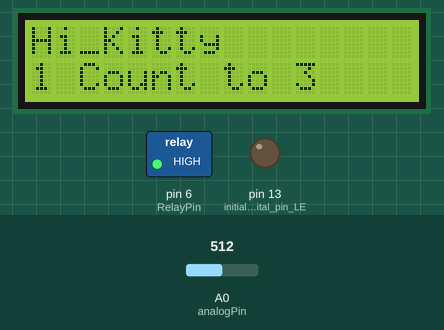
A sketch run on a simulated Arduino Uno, built with avr-gcc and run on an emulated ATmega328P. On the bench: 16×2 character LCD, switched loads named in the sketch (green lamp = pin HIGH), output pins drawn as LEDs (lit = HIGH). Dashed ring = blinking. Inputs (shaded band) come from the test bench; at power-on: A0 (analogPin) = 512.

Above: at 1.2 s.
1.3 s: A0 (analogPin) set to 486
At 2.4 s:
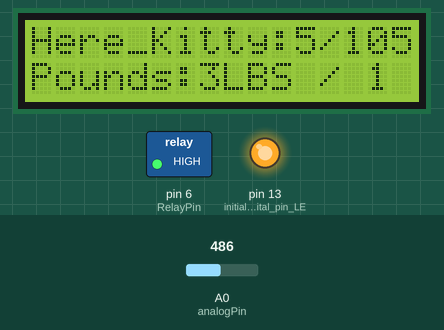
3.1 s: A0 (analogPin) set to 511
At 4.1 s:
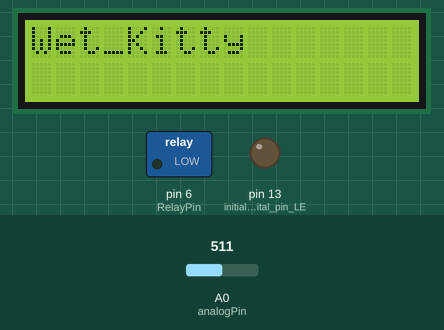
6.1 s: A0 (analogPin) set to 306
At 11.3 s:
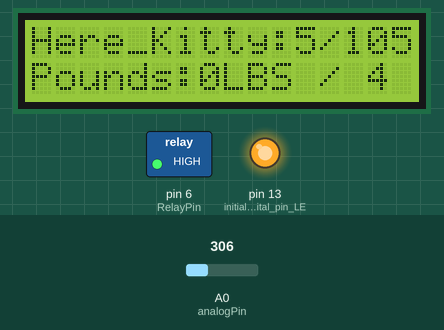
Timing chart, 0 to 12.8 s (numbered marks = the images above; inputs shaded):
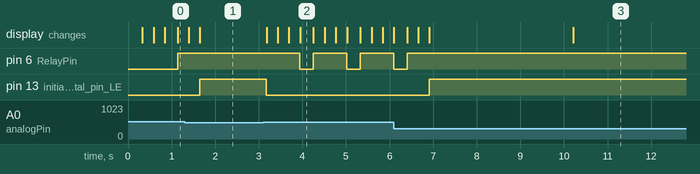

The sketch:

WetTheCatv3.1.ino
```cpp
/***********************************************************
  File name: WetTheCatv1.0.ino
  Description: The Relay will be turned on when the motion has been detected.
  v2.0 The Relay will be turned on when the cats weight has been detected
  v3.0 Added Zero on Positive Value two pounds less than low weight
  Author: SPH
  Date: 2018/06/22
***********************************************************/

int analogPin = 0;  // Analog pin 0 connected to Srain Gage Bending Bridgr=e Output

int WeightSensor = 0;
unsigned int Weight;              // Final weight Value with mutiplier and offset
unsigned int weightoffset = 94;   // Offset to bring pounds to zero
unsigned int SprayCount = 0;      // Spray Counter
const int SprayReset = 5;         //Spray Counter value to reset zero value

const int poszero = 2;            // Weight value from lowweight value to zero
const int lowweight = 5;          // Weight value to trigger event
const int highweight = 105;       // Weight value to not trigger event
const int triggercounter = 3;     // Weight trigger counter to delay spray event
const int spraytime = 300;        // Spary on time
unsigned int counter = 0;         // Spary delay counter
unsigned int zerocount = 0;       // zero dely counter
const int RelayPin = 6;           //Set the digital 6 to RelayPin

// include the library code:
#include <LiquidCrystal.h>
// initialize the library with the numbers of the interface pins
LiquidCrystal lcd(7, 8, 9, 10, 11, 12);
/*
   LCD RS pin to digital pin 7
   LCD Enable pin to digital pin 8
   LCD D4 pin to digital pin 9
   LCD D5 pin to digital pin 10
   LCD D6 pin to digital pin 11
   LCD D7 pin to digital pin 12
   LCD R/W pin to ground
   LCD VSS pin to ground
   LCD VCC pin to 5V
*/

void setup()
{
  // put your setup code here, to run once:

  // set up the LCD's number of columns and rows:
  lcd.begin(16, 2);

  pinMode( RelayPin, OUTPUT);     //initialize the Relay pin as output 6
  pinMode (LED_BUILTIN, OUTPUT);  //initialize digital pin LED_BUILTIN as an output
  pinMode(WeightSensor, INPUT);   //Set the connection analog 0 pin to Input
}

void loop()
// put your main code here, to run repeatedly:
{
  WeightSensor  = analogRead(analogPin);
  Weight = (WeightSensor * 0.2) - weightoffset + 1000; // Add 1000 to keep value positive
  lcd.setCursor(0, 1);        // set the cursor to column 0, line 1 // (note: line 1 is the second row, since counting begins with 0)
  lcd.print("Pounds:");       // Print a message of "Pounds: "to the LCD.
  lcd.print(Weight - 1000);   // Print a weight value to the LCD.
  lcd.print("LBS / ");        // Print a message of "Pounds: "to the LCD.
  lcd.print(SprayCount);      // Print spary counter value to the LCD

//Needed for when dog drops bone on weight board
if (SprayCount >= SprayReset)                        //Zero weight value on spary reset
{
  weightoffset = (Weight - 1000 + weightoffset);     // Zero weight value
  SprayCount = 0;                                    // Zero Spray Counter
}

//Needed for when dog drops picks up bone from weight board
//Addded delay for when dog jumps off board
// Added "or" to zero out floating positive value
if (Weight < 1000 or Weight >= lowweight - poszero + 1000 && Weight < lowweight + 1000)
{
  zerocount = (zerocount + 1);
  delay(250);
}
else // of (Weight < 1000)
{
  zerocount = (0);
}
  if (zerocount >= 10)
{
  weightoffset = (Weight - 1000 + weightoffset);     // Zero weight value
}


if (counter >= triggercounter)    // Check for counter to turn on sprayer
{
  digitalWrite(RelayPin, LOW);    // Turns on spray relay
  lcd.clear();                    // Clears the LCD screen and positions the cursor in the upper-left corner
  lcd.setCursor(0, 0);
  lcd.print("Wet_Kitty");
  counter = 0;                     // Reset counter to zero
  SprayCount = (SprayCount + 1);   // Increment spary counter
  delay(spraytime);                // wait to turn off relay
  digitalWrite(RelayPin, HIGH);    // Turn Off Relay
}

if (Weight >= lowweight + 1000 && Weight <= highweight + 1000)  // Add 1000 to keep value positive
{
  digitalWrite (LED_BUILTIN, LOW);  // turn the LED off
  lcd.clear();                      // Clears the LCD screen and positions the cursor in the upper-left corner
  lcd.setCursor(0, 0);
  lcd.print("Hi_Kitty");
  counter = (counter + 1);          // counter to run sprayer
  lcd.setCursor(0, 1);
  lcd.print(counter);
  lcd.print(" Count to ");
  lcd.print(triggercounter);         // print trigger counter value to LCD
  delay(250);                        // Delay loop to check for weight again
}
else // Else statement to print live values to LCD
{
  digitalWrite (LED_BUILTIN, HIGH);  //turn the LED ON
  digitalWrite(RelayPin, HIGH);
  lcd.setCursor(0, 0);
  lcd.print("Here_Kitty:");
  lcd.print(lowweight);
  lcd.print("/");
  lcd.print(highweight);
  counter = (0);
  delay(100);
}
}
```

Measured:
- the behaviour switches between 495 and 494 on A0 (analogPin) (found by bisection; images 0 and 1)
- after the input at 1.3 s, pin 6 (RelayPin): stays HIGH (without the input it goes to LOW after 0.61 s); pin 13 (initialize_digital_pin_LE): LOW → HIGH after 0.35 s; the display: first changes after 0.10 s (image 1 shows a later state)
- after the input at 3.1 s, pin 6 (RelayPin): alternates HIGH for 0.77 s and LOW for 0.30 s, starting after 0.85 s; pin 13 (initialize_digital_pin_LE): HIGH → LOW after 0.07 s; the display: first changes after 0.08 s (image 2 shows a later state)
- after the input at 6.1 s, pin 6 (RelayPin): goes on until 6.4 s, then stays HIGH; pin 13 (initialize_digital_pin_LE): LOW → HIGH after 0.81 s instead of 1.9 s; the display: first differs from a run without the input after 0.56 s (image 3 shows a later state)
